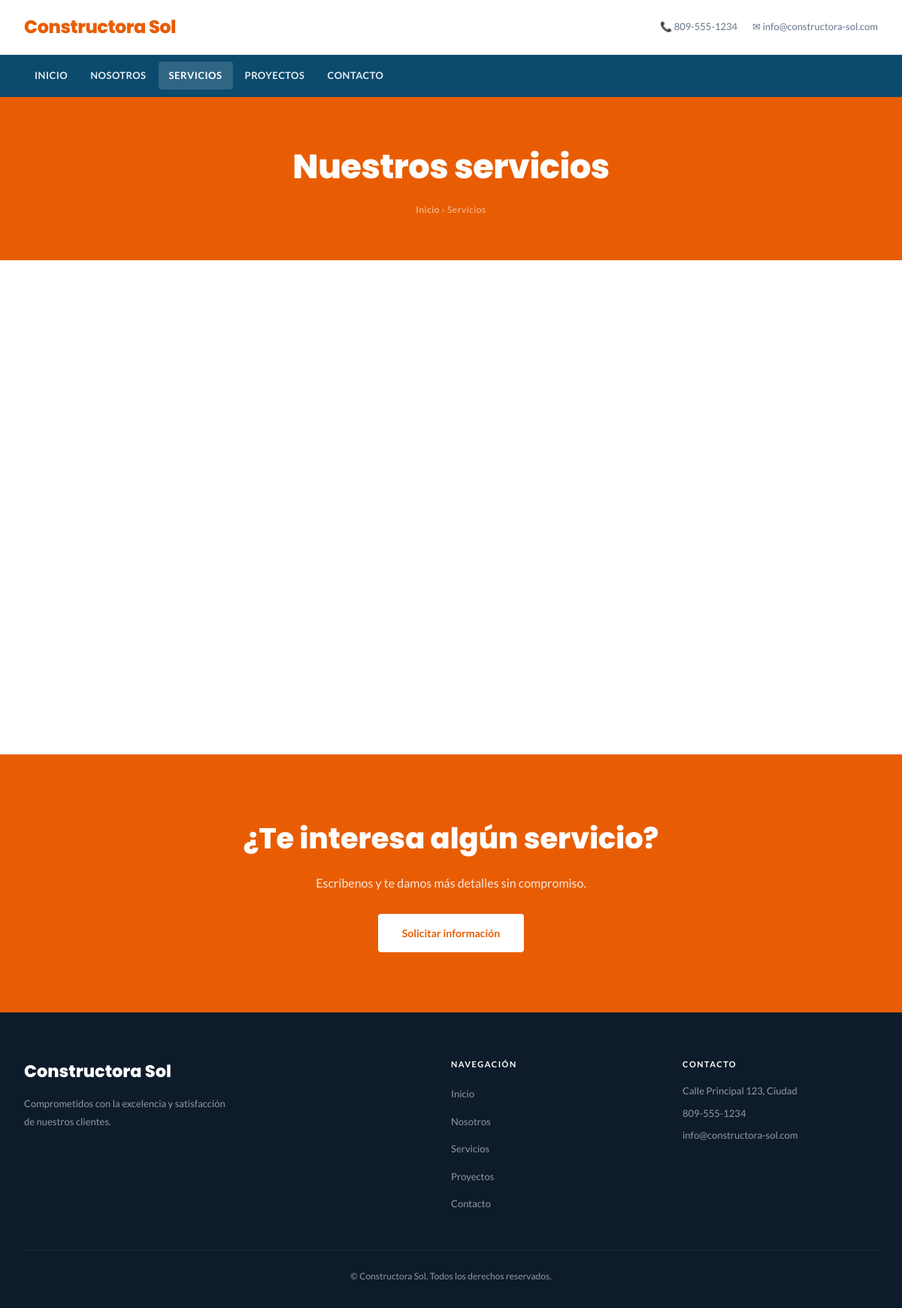
The app's page /s/constructora-sol/servicios/ with its own data.
### tables this page shows
CREATE TABLE sitios (
            id           INTEGER PRIMARY KEY AUTOINCREMENT,
            usuario_id   INTEGER NOT NULL REFERENCES usuarios(id) ON DELETE CASCADE,
            plantilla_id INTEGER NOT NULL REFERENCES plantillas(id),
            slug         TEXT    UNIQUE NOT NULL,
            nombre       TEXT    NOT NULL,
            activo       INTEGER DEFAULT 1,
            created_at   TEXT    DEFAULT (datetime('now'))
        );

CREATE TABLE configuracion_sitio (
            id       INTEGER PRIMARY KEY AUTOINCREMENT,
            sitio_id INTEGER NOT NULL REFERENCES sitios(id) ON DELETE CASCADE,
            clave    TEXT    NOT NULL,
            valor    TEXT    NOT NULL DEFAULT '',
            UNIQUE(sitio_id, clave)
        );

### app.py (the view)
@app.route('/s/<slug>/<pagina>/')
@app.route('/s/<slug>/<pagina>')
def ver_pagina(slug, pagina):
    sitio = obtener_sitio_por_slug(slug)
    if not sitio or sitio['plantilla_tipo'] != 'web5' or pagina not in _PAGINAS_WEB5:
        abort(404)
    ctx = _contexto_sitio(sitio)
    return render_template(
        f'sites/empresa/{pagina}.html',
        sitio=sitio, pagina_activa=pagina, **ctx
    )

### app.py (called while the page is built)
def _contexto_sitio(sitio):
    sid = sitio['id']
    return {
        'config':   get_config_sitio(sid),
        'secciones': {
            'servicios': get_secciones_contenido(sid, 'servicios'),
            'proyectos': get_secciones_contenido(sid, 'proyectos'),
            'equipo':    get_secciones_contenido(sid, 'equipo'),
        },
    }

### db.py (called while the page is built)
def get_db():
    conn = sqlite3.connect(DB_PATH)
    conn.row_factory = sqlite3.Row
    conn.execute("PRAGMA journal_mode=WAL")
    return conn

def obtener_sitio_por_slug(slug: str):
    conn = get_db()
    row = conn.execute("""
        SELECT s.*, p.nombre AS plantilla_nombre, p.clave AS plantilla_clave, p.tipo AS plantilla_tipo
        FROM sitios s
        JOIN plantillas p ON p.id = s.plantilla_id
        WHERE s.slug = ? AND s.activo = 1
    """, (slug,)).fetchone()
    conn.close()
    return row

def get_config_sitio(sitio_id: int) -> dict:
    conn = get_db()
    rows = conn.execute(
        "SELECT clave, valor FROM configuracion_sitio WHERE sitio_id = ?", (sitio_id,)
    ).fetchall()
    conn.close()
    return {r['clave']: r['valor'] for r in rows}

def get_secciones_contenido(sitio_id: int, seccion: str) -> list:
    import json
    conn = get_db()
    rows = conn.execute(
        "SELECT datos FROM secciones_contenido WHERE sitio_id = ? AND seccion = ? ORDER BY orden",
        (sitio_id, seccion)
    ).fetchall()
    conn.close()
    result = []
    for r in rows:
        try:
            result.append(json.loads(r['datos']))
        except Exception:
            result.append({})
    return result

### templates/sites/empresa/servicios.html (shortened to what this page needs)
{% extends "sites/empresa/base.html" %}
{% block content %}
<section class="page-banner">
  <div class="container">
    <h1>{{ config.get('servicios_titulo_pagina', 'Nuestros servicios') }}</h1>
    <nav class="breadcrumb">
      <a href="/s/{{ sitio.slug }}/">Inicio</a>
      <span>›</span>
      <span>Servicios</span>
    </nav>
  </div>
</section>
<section style="padding:80px 0;">
  <div class="container">
    {% if secciones.servicios %}
    <div class="services-grid">
    </div>
    {% else %}
    <p style="text-align:center;color:#6b7280;padding:40px 0;">
      Próximamente publicaremos nuestros servicios aquí.
    </p>
    {% endif %}
  </div>
</section>
<section class="cta-section">
  <div class="container">
    <div class="cta-inner">
      <h2>¿Te interesa algún servicio?</h2>
      <p>Escríbenos y te damos más detalles sin compromiso.</p>
      <a href="/s/{{ sitio.slug }}/contacto/" class="btn-cta-light">Solicitar información</a>
    </div>
  </div>
</section>
{% endblock %}

### templates/sites/empresa/base.html (shortened to what this page needs)
<!DOCTYPE html>
<html lang="es">
<head>
  {% set _ft = config.get('fuente_titulos', 'Open Sans') %}
  {% set _fb = config.get('fuente_cuerpo',  'Montserrat') %}
  <link href="{{ url_for('static', filename='sites/empresa/style.css') }}" rel="stylesheet"/>
  {% set _esquinas_map = {'cuadrado':'0px','suave':'4px','redondeado':'12px','muy-redondeado':'24px'} %}
  {% set _sombra_map = {'sin-sombra':'none','sutil':'0 1px 4px rgba(0,0,0,.08)','media':'0 4px 16px rgba(0,0,0,.14)','marcada':'0 8px 32px rgba(0,0,0,.22)'} %}
  {% set _hero_alto_map = {'compacto':'400px','medio':'580px','pantalla':'100vh'} %}
  {% set _btn_radius_map = {'redondeado':'999px','suave':'8px','cuadrado':'2px'} %}
  {% set _esquinas = _esquinas_map.get(config.get('estilo_esquinas','suave'),'4px') %}
  {% set _sombra   = _sombra_map.get(config.get('estilo_sombra','sutil'),'0 1px 4px rgba(0,0,0,.08)') %}
  {% set _hero_h   = _hero_alto_map.get(config.get('hero_alto','medio'),'580px') %}
  {% set _btn_r    = _btn_radius_map.get(config.get('btn_forma','redondeado'),'999px') %}
  {% set _hero_align = 'left' if config.get('hero_alineacion','centro') == 'izquierda' else 'center' %}
    {% set _icono = config.get('estilo_icono','circulo') %}
</head>
<body>
<header class="site-header" id="site-header">
  <div class="container">
    <a class="header-brand" href="{{ url_for('ver_sitio', slug=sitio.slug) }}">{% if config.get('logo_url') %}<img src="{{ config.get('logo_url') }}" alt="{{ config.get('nombre_negocio', sitio.nombre) }}" style="max-height:44px;width:auto;display:block;">{% else %}<span class="brand-text">{{ config.get('nombre_negocio', sitio.nombre) }}</span>{% endif %}</a>
    <div class="header-contact">
      {% if config.get('contacto_telefono') %}
        <span>📞 {{ config.get('contacto_telefono') }}</span>
      {% endif %}
      {% if config.get('contacto_email') %}
        <span>✉ {{ config.get('contacto_email') }}</span>
      {% endif %}
    </div>
  </div>
</header>
<nav class="navbar" id="navbar">
  <div class="container">
    <ul class="nav-list">
      {% set base = '/s/' + sitio.slug %}
      <li><a class="nav-link {% if pagina_activa=='inicio' %}active{% endif %}"
             href="{{ base }}/">{{ config.get('menu_inicio','Inicio') }}</a></li>
      <li><a class="nav-link {% if pagina_activa=='nosotros' %}active{% endif %}"
             href="{{ base }}/nosotros/">{{ config.get('menu_nosotros','Nosotros') }}</a></li>
      <li><a class="nav-link {% if pagina_activa=='servicios' %}active{% endif %}"
             href="{{ base }}/servicios/">{{ config.get('menu_servicios','Servicios') }}</a></li>
      <li><a class="nav-link {% if pagina_activa=='proyectos' %}active{% endif %}"
             href="{{ base }}/proyectos/">{{ config.get('menu_proyectos','Proyectos') }}</a></li>
      <li><a class="nav-link {% if pagina_activa=='contacto' %}active{% endif %}"
             href="{{ base }}/contacto/">{{ config.get('menu_contacto','Contacto') }}</a></li>
    </ul>
  </div>
</nav>
{% block content %}{% endblock %}
<footer class="site-footer">
  <div class="container">
    <div class="footer-inner">
      <div class="footer-brand-col">
        <p class="footer-brand">{{ sitio.nombre }}</p>
        <p class="footer-desc">{{ config.get('footer_descripcion', 'Comprometidos con la excelencia y satisfacción de nuestros clientes.') }}</p>
      </div>
      <div class="footer-nav">
        <h4>Navegación</h4>
        <ul>
          {% set base = '/s/' + sitio.slug %}
          <li><a href="{{ base }}/">{{ config.get('menu_inicio','Inicio') }}</a></li>
          <li><a href="{{ base }}/nosotros/">{{ config.get('menu_nosotros','Nosotros') }}</a></li>
          <li><a href="{{ base }}/servicios/">{{ config.get('menu_servicios','Servicios') }}</a></li>
          <li><a href="{{ base }}/proyectos/">{{ config.get('menu_proyectos','Proyectos') }}</a></li>
          <li><a href="{{ base }}/contacto/">{{ config.get('menu_contacto','Contacto') }}</a></li>
        </ul>
      </div>
      <div class="footer-contact-col">
        <h4>Contacto</h4>
        {% if config.get('contacto_direccion') %}<p>{{ config.get('contacto_direccion') }}</p>{% endif %}
        {% if config.get('contacto_telefono') %}<p>{{ config.get('contacto_telefono') }}</p>{% endif %}
        {% if config.get('contacto_email') %}<p>{{ config.get('contacto_email') }}</p>{% endif %}
      </div>
    </div>
    <div class="footer-bottom">
      <p>©  {{ sitio.nombre }}. Todos los derechos reservados.</p>
    </div>
  </div>
</footer>
</body>
</html>

### static/sites/empresa/style.css (style rules this page uses)
:root { --c-primary: #0bb180; --c-accent: #A90707; --c-light: #3B5998; --c-dark: #0d1b2a; --c-text: #2d3748; --c-muted: #64748b; --c-bg: #f8fafc; --c-border: #e2e8f0; --c-white: #ffffff; --f-heading: 'Open Sans', sans-serif; --f-body: 'Montserrat', sans-serif; --radius: 8px; --radius-lg: 16px; --shadow: 0 4px 16px rgba(0,0,0,0.10); --shadow-lg: 0 12px 40px rgba(0,0,0,0.14); --ease: cubic-bezier(0.4,0,0.2,1); --container: 1200px; }
*,*::before,*::after { box-sizing:border-box;margin:0;padding:0 }
html { scroll-behavior:smooth }
body { font-family:var(--f-body);color:var(--c-text);background:var(--c-white);line-height:1.65;-webkit-font-smoothing:antialiased }
a { color:inherit;text-decoration:none }
.container { max-width:var(--container);margin:0 auto;padding:0 clamp(16px,4vw,32px) }
.site-header { background:var(--c-white);border-bottom:1px solid var(--c-border);padding:16px 0;position:relative;z-index:100 }
.site-header .container { display:flex;align-items:center;justify-content:space-between;flex-wrap:wrap;gap:12px }
.header-brand { font-family:var(--f-heading);font-size:1.5rem;font-weight:800;color:var(--c-primary);letter-spacing:-0.5px }
.header-contact { display:flex;gap:20px;font-size:13px;color:var(--c-muted) }
.header-contact span { display:flex;align-items:center;gap:6px }
.navbar { background:var(--c-primary);position:sticky;top:0;z-index:200;width:100% }
.navbar .container { display:flex;align-items:center;justify-content:space-between;height:56px }
.nav-list { display:flex;list-style:none;gap:2px }
.nav-list li { display:inline-block }
.nav-list a { display:block;padding:8px 14px;color:rgba(255,255,255,0.9);font-size:13px;font-weight:600;text-transform:uppercase;letter-spacing:0.5px;transition:background 0.2s var(--ease);border-radius:4px }
.nav-list a:hover,.nav-list a.active { background:rgba(255,255,255,0.15);color:#fff }
section { padding:clamp(60px,10vw,96px) 0 }
.services-grid { display:grid;grid-template-columns:repeat(auto-fit,minmax(280px,1fr));gap:24px }
.cta-section { background:var(--c-primary);padding:80px 0 }
.cta-inner { text-align:center;color:#fff }
.cta-inner h2 { font-family:var(--f-heading);font-size:clamp(1.8rem,4vw,2.8rem);font-weight:800;margin-bottom:16px }
.cta-inner p { font-size:1.1rem;opacity:0.85;margin-bottom:32px;max-width:500px;margin-left:auto;margin-right:auto }
.site-footer { background:var(--c-dark);color:rgba(255,255,255,0.55);padding:60px 0 32px }
.footer-inner { display:grid;grid-template-columns:2fr 1fr 1fr;gap:48px;margin-bottom:40px }
.footer-brand { font-family:var(--f-heading);font-size:1.4rem;font-weight:800;color:#fff;margin-bottom:12px }
.footer-desc { font-size:13px;line-height:1.85;max-width:280px }
.footer-nav h4,.footer-contact-col h4 { color:#fff;font-size:11px;font-weight:700;text-transform:uppercase;letter-spacing:1.5px;margin-bottom:16px }
.footer-nav ul { list-style:none }
.footer-nav li { margin-bottom:10px }
.footer-nav a { color:rgba(255,255,255,0.55);font-size:13px;transition:color 0.2s }
.footer-contact-col p { font-size:13px;margin-bottom:8px }
.footer-bottom { padding-top:24px;border-top:1px solid rgba(255,255,255,0.08);text-align:center;font-size:12px }
.page-banner { background: var(--c-primary); padding: 56px 0 48px; text-align: center; color: #fff; }
.page-banner .breadcrumb { font-size: 12px; color: rgba(255,255,255,0.6); margin-bottom: 10px; letter-spacing: 0.5px; }
.page-banner .breadcrumb a { color: rgba(255,255,255,0.7); }
.page-banner h1 { font-family: var(--f-heading); font-size: clamp(1.8rem,4vw,2.8rem); font-weight: 800; color: #fff; margin-bottom: 10px; letter-spacing: -0.5px; }
.cta-section { background: var(--c-primary); padding: 80px 0; }
.cta-inner { text-align: center; color: #fff; }
.cta-inner h2 { font-family: var(--f-heading); font-size: clamp(1.6rem,3.5vw,2.4rem); font-weight: 800; margin-bottom: 14px; }
.cta-inner p { font-size: 1rem; opacity: .85; margin-bottom: 28px; max-width: 480px; margin-left: auto; margin-right: auto; }
.btn-cta-light { display: inline-flex; align-items: center; background: #fff; color: var(--c-primary); padding: 14px 32px; border-radius: var(--radius); font-weight: 700; font-size: 14px; transition: all .3s var(--ease); }
.services-grid { display: grid; grid-template-columns: repeat(auto-fit, minmax(260px,1fr)); gap: 28px; }

### records on screen
sitios: get "Constructora Sol", nombre "Constructora Sol"
configuracion_sitio: get "809-555-1234"
configuracion_sitio: get "info@constructora-sol.com"
configuracion_sitio: get "Comprometidos con la excelencia y satisfacción de nuestros clientes."
configuracion_sitio: get "Calle Principal 123, Ciudad"

### other values on screen
{{ config.get('menu_inicio','Inicio') }} "INICIO"
{{ config.get('menu_nosotros','Nosotros') }} "NOSOTROS"
{{ config.get('menu_servicios','Servicios') }} "SERVICIOS"
{{ config.get('menu_proyectos','Proyectos') }} "PROYECTOS"
{{ config.get('menu_contacto','Contacto') }} "CONTACTO"
{{ config.get('servicios_titulo_pagina', 'Nuestros servicios') }} "Nuestros servicios"
{{ config.get('menu_inicio','Inicio') }} "Inicio"
{{ config.get('menu_nosotros','Nosotros') }} "Nosotros"
{{ config.get('menu_servicios','Servicios') }} "Servicios"
{{ config.get('menu_proyectos','Proyectos') }} "Proyectos"
{{ config.get('menu_contacto','Contacto') }} "Contacto"
